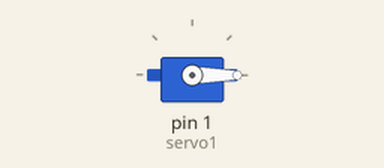
Simulated run of this sketch. Board: Arduino Uno, built with avr-gcc and run on an emulated ATmega328P. On the bench: servo.

Above: at 0.05 s.
At 5.75 s:
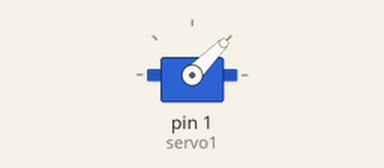
At 11.45 s:
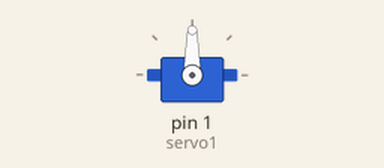
At 22.95 s:
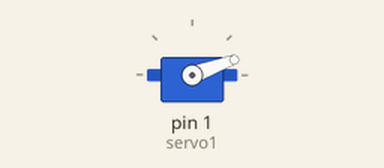
Timing chart, 0 to 29.9 s (numbered marks = the images above):
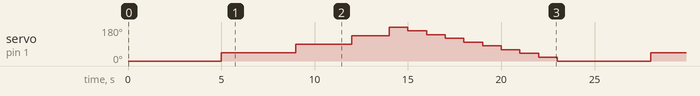

The sketch:

Ejercicio1.ino
```cpp
//SISTEMAS PROGRAMABLES - 7°A
//Alumno: Marco Alejandro Cupul Hau
//23/10/20

#include <Servo.h> //Se importa la librería Servo para indicarle al arduino que tiene un servomotor conectado.
Servo servo1; //Se declara un objeto de tipo Servo nombrando el servomotor a usar.

void setup() {
  servo1.attach(1); //Se indica el número del PIN en el que se encuentra conectado el servomotor al Arduino.
}

void loop() { //Función que contiene el código principal el cual se ejecuta repetidamente mientras el arduino está encendido.
  int t=5000; //Se declara una variable con el tiempo de permanencia máxima en milisegundos.
  for (int pos=0; pos<180; pos+=45) //Ciclo que permite posicionar el servomotor en los ángulos de 0° a 180° avanzando de a 45°.
  {
    servo1.write(pos); //Indica el ángulo en la que se posicionará el servomotor conectado.
    delay(t); //Indica el tiempo de espera a través de la variable declarada con anterioridad.
    t-=1000; //Se disminuye un segundo a la variable del tiempo de espera.
  }

  for (int pos=180; pos>0; pos-=20) //Ciclo que permite regresar a las posiciones anteriores desde 180° a 0° disminuyendo de a 20°.
  {
    servo1.write(pos); //Se indica mediante variable el ángulo en la que se regresará el servomotor conectado.
    delay(1000); //Tiempo de espera de 1 segundo por cada posición que recorra.
  }

}
```
